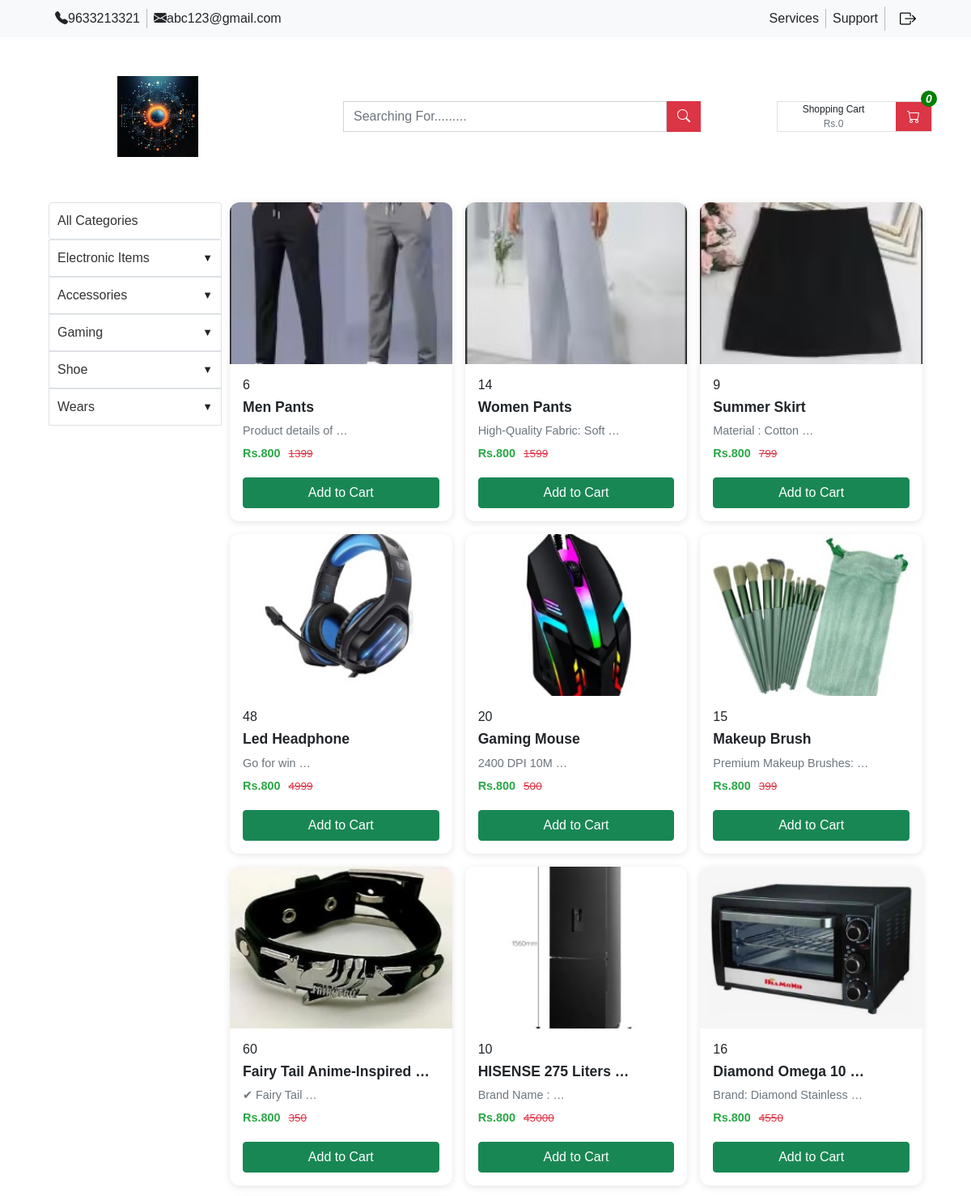
/all-products/ (signed in, upper part), run on an earlier commit of the app's database.
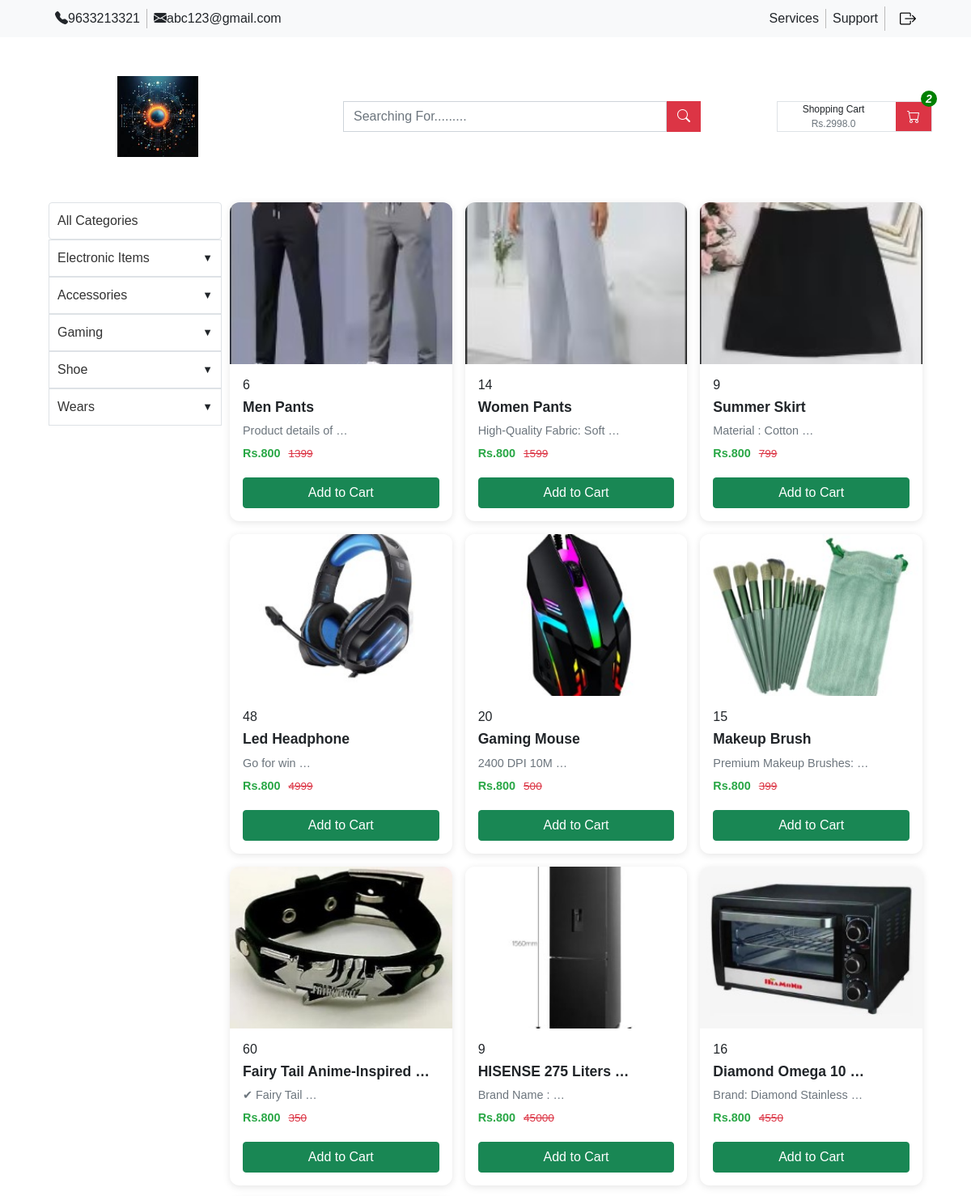
And on a later commit of the database.
### nep_app/models.py (models this page shows, shortened)
class ProductModel(models.Model):
    product_category = models.ForeignKey(
        CategoryModel,
        related_name="productcategory",
        on_delete=models.CASCADE,
        default="",
    )
    product_name = models.CharField(max_length=200, default="")
    product_description = models.CharField(max_length=200, default="")
    product_price = models.CharField(max_length=200, default="")
    product_image = models.ImageField(
        upload_to="productImage/", default="", null=True, blank=True
    )
    pro_sub_category = models.ForeignKey(
        Sub_CategoryModel,
        related_name="productSubCategory",
        on_delete=models.CASCADE,
        null=True,
        blank=True,
        default="",
    )
    product_stock = models.IntegerField(default=0)

### nep_app/views.py (the view)
# urls.py: path('all-products/', show_allproducts, name='allproduct'),
def show_allproducts(request, category_id=None):
    if category_id:
        fltr_category = get_object_or_404(CategoryModel, id=category_id)
        products = ProductModel.objects.filter(product_category=fltr_category)
        extra_context = {"fltr_category": fltr_category}
    else:
        products = ProductModel.objects.all()
        extra_context = {}
    context = get_common_context(
        request, products=products, extra_context=extra_context
    )
    return render(request, "content/cards.html", context)

### nep_app/models.py (called while the page is built)
    def total_price(self):
        if self.unit_price is not None:
            return self.unit_price * self.quantity
        elif self.product and self.product.product_price is not None:
            return self.product.product_price * self.quantity
        return 0

### templates/content/cards.html (shortened to what this page needs)
{% extends "base.html" %}
{% load static %}
{% block category %}
<div class="catg">
    <div class="catglist py-2">
        <a href="{% url 'allproduct' %}">
            <div class="border rounded" style="padding: 10px;">
                All Categories
            </div>
        </a>
        {% for category in categories %}
        <details class="category-dropdown border">
            <summary>
                <a href="{% url 'filter_by_category' category.id %}">
                    <span><i class="{{ category.category_icon }}"></i> {{ category.category_name }}</span>
                </a>
            </summary>
        </details>
        {% endfor %}
    </div>
    <section class="product-area py-2">
        {% for product in products %}
        <div class="card-container" onclick="location.href=`{% url 'product_itemView_detail' product.id %}`">
            <div class="product-card">
                {% if product.product_image %}
                <img src="{{ product.product_image.url }}" alt="{{ product.product_name }}">
                {% else %}
                <img src="{% static 'images/default_image.png' %}" alt="Default image">
                {% endif %}
                <div class="product-details">
                    <h6>{{product.product_stock}}</h6>
                    <h5>{{ product.product_name|truncatewords:3.2 }}</h5>
                    <p>{{ product.product_description|truncatewords:3 }}</p>
                    <p>
                        <span class="price">Rs.800</span>
                        <span class="original-price">{{ product.product_price }}</span>
                    </p>
                    <a href="{% url 'add_to_cart' product.id %}" class="btn btn-success btn-add">Add to Cart</a>
                </div>
            </div>
        </div>
        {% empty %}
        {% include "footer/notfound.html" %}
        {% endfor %}
    </section>
</div>
{% endblock %}

What changed in the data, as far as the page shows it:
changed ProductModel "HISENSE 275 Liters …": product_stock "10" → "9"
Also different on the page:
{{ grand_total }}: "0" → "2998.0"
{{ total_items_count }}: "0" → "2"
